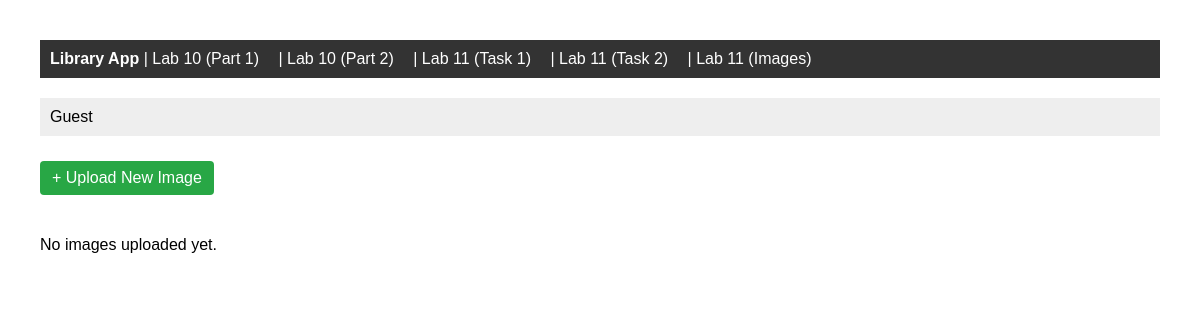
Before: /books/lab11/images/ with the older database file.
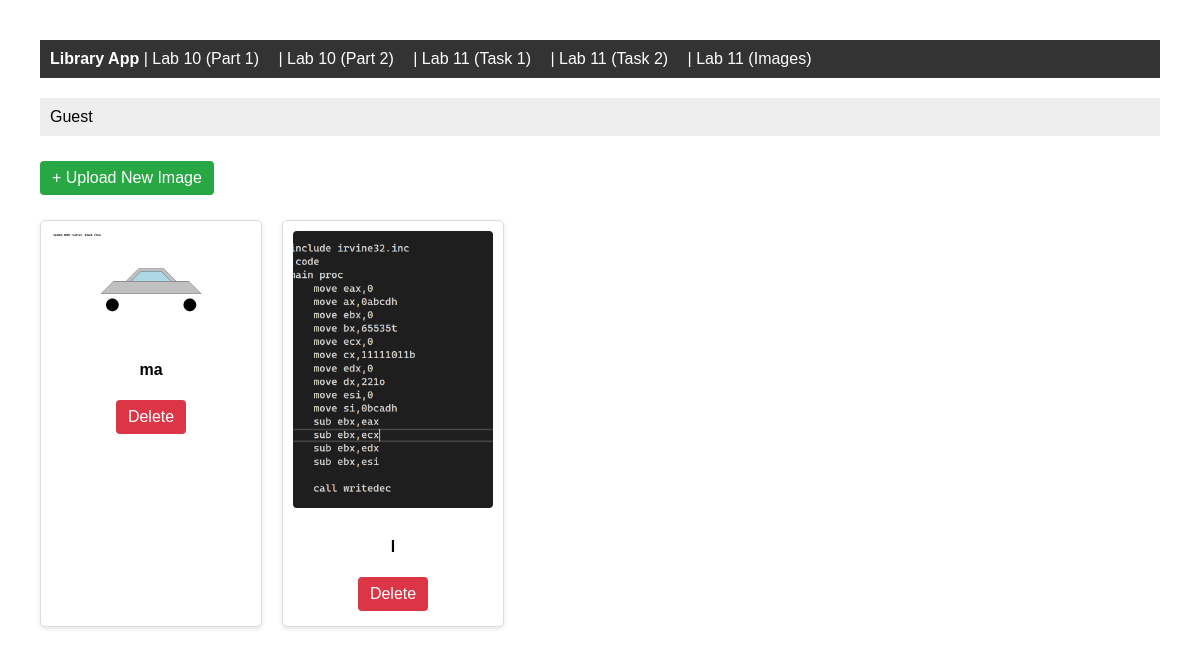
After: the same page with the newer database file.
### apps/bookmodule/models.py (models this page shows, shortened)
class StudentImage(models.Model):
    title = models.CharField(max_length=100)
    image = models.ImageField(upload_to='students/') # يحتاج مكتبة Pillow

### apps/bookmodule/views.py (the view)
# urls.py: path('lab11/images/', views.list_images, name='list_images'),
def list_images(request):
    try:
        images = StudentImage.objects.all()
    except NameError:
        images = []
    context = {'images': images, 'view_type': 'list', 'task_type': 'task3', 'page_title': 'Task 3: Image Gallery'}
    return render(request, 'bookmodule/lab10_master.html', context)

### apps/templates/bookmodule/lab10_master.html (shortened to what the changed rows need)
<!DOCTYPE html>
<html>
<head>
</head>
<body>
    {% block content %}
        {% if view_type == 'list' %}
            {% if task_type == 'task1' or task_type == 'task2' %}
                <table>
                    <thead>
                        <tr>
                            <th>ID</th>
                            <th>Name</th>
                            <th>Age</th>
                            <th>Address Info</th>
                            <th>Actions</th>
                        </tr>
                    </thead>
                    <tbody>
                        {% for student in students %}
                        <tr>
                            <td>{{ student.id }}</td>
                            <td>{{ student.name }}</td>
                            <td>{{ student.age }}</td>
                            <td>
                                {% if task_type == 'task1' %}
                                    {{ student.address.city }}
                                {% else %}
                                    {% for addr in student.addresses.all %}
                                        <span class="badge">{{ addr.city }}</span>
                                    {% empty %}
                                        <span style="color:red;">No Address</span>
                                    {% endfor %}
                                {% endif %}
                            </td>
                            <td>
                                {% if task_type == 'task1' %}
                                    <a href="{% url 'update_student' pk=student.id %}" class="btn btn-edit">Edit</a>
                                    <a href="{% url 'delete_student' pk=student.id %}" class="btn btn-delete">Delete</a>
                                {% else %}
                                    <a href="{% url 'update_student2' pk=student.id %}" class="btn btn-edit">Edit</a>
                                    <a href="{% url 'delete_student2' pk=student.id %}" class="btn btn-delete">Delete</a>
                                {% endif %}
                            </td>
                        </tr>
                        {% empty %}
                        <tr><td colspan="5">No students found.</td></tr>
                        {% endfor %}
                    </tbody>
                </table>
            {% elif task_type == 'task3' %}
                <div class="gallery">
                    {% for item in images %}
                        <div class="gallery-item">
                            {% if item.image %}
                            <img src="{{ item.image.url }}" alt="{{ item.title }}">
                            {% endif %}
                            <p><strong>{{ item.title }}</strong></p>
                            <a href="{% url 'delete_image' pk=item.id %}" class="btn btn-delete">Delete</a>
                        </div>
                    {% empty %}
                        <p>No images uploaded yet.</p>
                    {% endfor %}
                </div>
            {% endif %}
        {% endif %}
    {% endblock content %}
    </body>
</html>

Changed rows visible on the page:
added StudentImage: image (picture), title "ma"
added StudentImage: image (picture), title "l"
Other visible differences:
text no longer shown: "No images uploaded yet."
